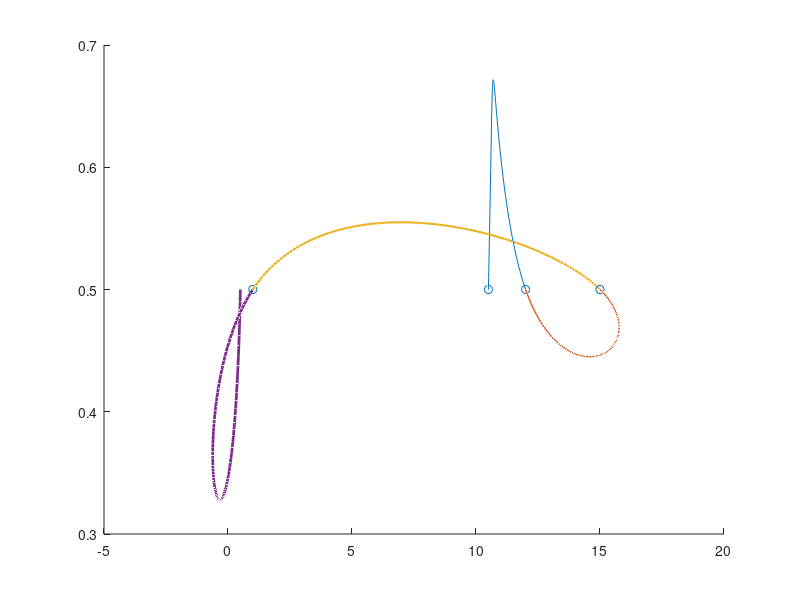

The MATLAB source for this figure:
clc;
clear;
a = [    10.5,0.5,1.5;
    12,0.5,10;
    15,0.5,5.5;
    1, 0.5,6    ];
b = [   1, 1, 1;
    4.91071,  -0.285714, 3.51786;
    -7.14286,  0.142857, -3.07143;
    -9.33929, -0.285714, -3.23214];
c = [       -2.41071     -1.71429      19.9821;
    6.32143     0.428571     -17.4643;
    -18.375 -1.94289e-16       10.875;
    16.1786    -0.428571     -11.0357];
d = [     2.91071     0.714286     -12.4821;
    -8.23214    -0.142857      9.44643;
    11.5179    -0.142857     -7.30357;
    -7.33929     0.714286      8.76786];

t = linspace(0,1,100);

figure();
hold on;

for i = 1:1:size(a,1)
    x = a(i,1) + b(i,1)*t + c(i,1)*t.^2 + d(i,1)*t.^3;
    y = a(i,2) + b(i,2)*t + c(i,2)*t.^2 + d(i,2)*t.^3;
    z = a(i,3) + b(i,3)*t + c(i,3)*t.^2 + d(i,3)*t.^3;
    plot3(x,y,z,'LineWidth',i/2)
    
end

scatter3(a(:,1),a(:,2),a(:,3))
